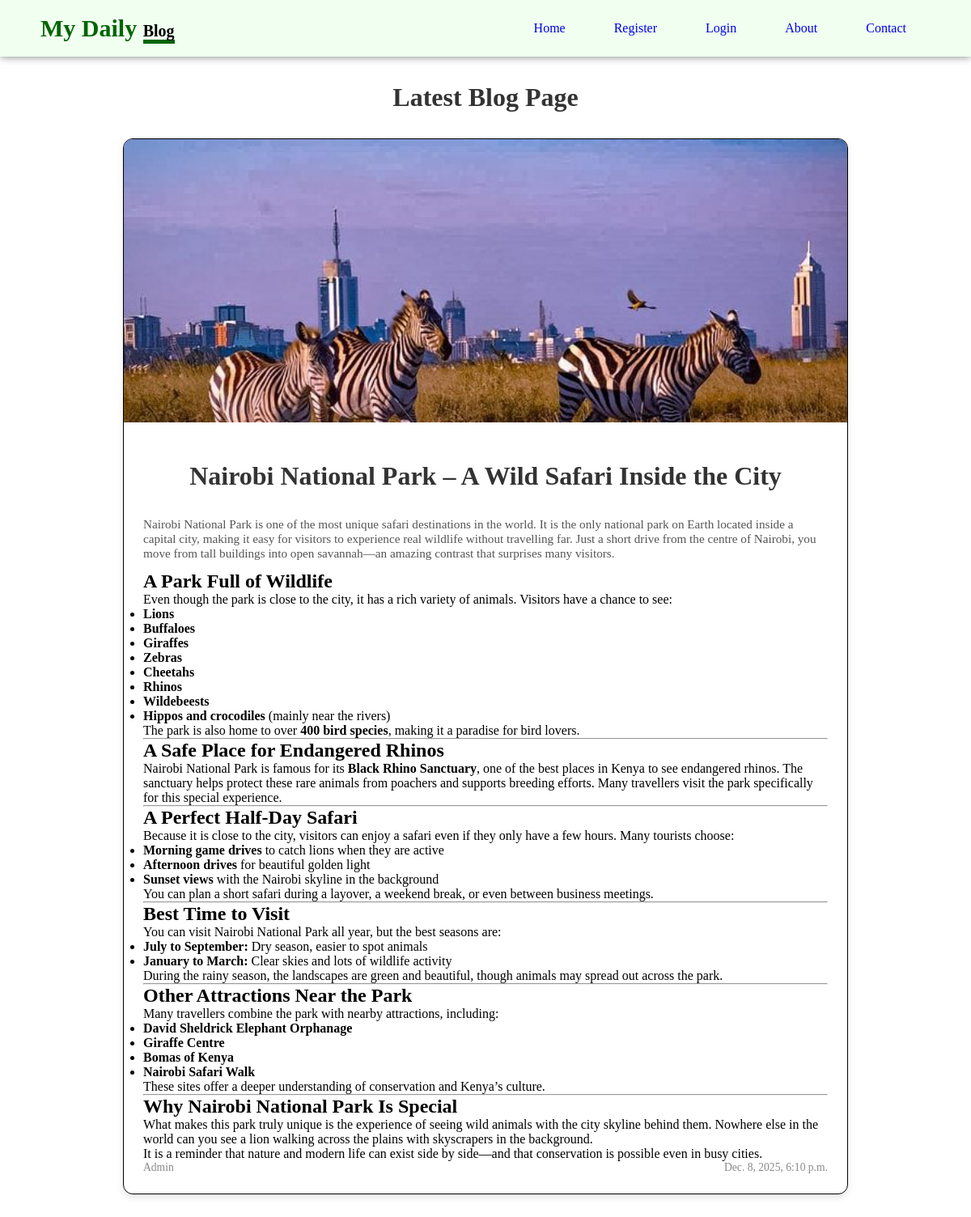
The app's page /blog/blog_page/nairobi-national-park-a-wild-safari-inside-the-city/ with its own data.
### blog/models.py (models this page shows, shortened)
class Blog(models.Model):
    title = models.CharField(max_length=10000)
    introduction = models.TextField()
    body = models.TextField(blank=True, null=True)
    content = CKEditor5Field(config_name='default', blank=True, null=True )
    images = models.ImageField(blank=True, null=True,default='default.jpg')
    writer = models.ForeignKey(User, on_delete=models.CASCADE)
    date = models.DateTimeField(auto_now_add=True)
    slug = models.SlugField(blank=True, null=True)

### blog/views.py (the view)
# urls.py: path('blog_page/<slug:slug>/',views.blog_page, name='page'),
def blog_page(request, slug):
    mypage = Blog.objects.get(slug=slug)
    return render(request, 'blog/blog_page.html',{'mypage':mypage})

### blog/templates/blog/blog_page.html (shortened to what this page needs)
{% extends "layout.html" %}
{% load static %}
{% block content %}
    <div class="grid-blog-main">
        <h1
        class="blog-title">Latest Blog  Page</h1>
        <div class="grid-blog-one">
                <div class="blog-card">
                    {% if mypage.images %}
                    <img src="{{ mypage.images.url }}" alt="{{ mypage.title }}" class="blog-image">
                    {% endif %}
                    <div class="blog-content">
        <h1
        class="blog-title">
        {{ mypage.title }}
            </h1>
                        <p class="blog-intro">{{ mypage.introduction}}</p>
                        <p>{{mypage.content|safe}}</p>
                        <div class="blog-meta">
                            <span class="blog-writer">{{ mypage.writer }}</span>
                            <span class="blog-date">{{ mypage.date }}</span>
                        </div>
                    </div>
                </div>
        </div>
    </div>
{% endblock %}

### static/css/style.css (style rules this page uses)
* { margin: 0; padding: 0; box-sizing: border-box; }
body { min-height: 100vh; }
h1 { margin-top: 20px; }
.grid-blog-main { max-width: 80%; margin: 50px auto; padding: 2rem; }
.blog-title { text-align: center; font-size: 2rem; margin-bottom: 2rem; color: #333; }
.grid-blog-one { display: grid; grid-template-columns: repeat(auto-fit, minmax(300px, 1fr)); gap: 2rem; }
.blog-card { background-color: #fff; border-radius: 12px; box-shadow: 0 4px 8px rgba(0, 0, 0, 0.1); overflow: hidden; transition: box-shadow 0.3s ease; border: 1px solid black; }
.blog-image { width: 100%; height: 350px; object-fit: cover; }
.blog-content { padding: 1.5rem; }
.blog-intro, .blog-body { color: #555; font-size: 0.95rem; margin-bottom: 0.75rem; }
.blog-meta { display: flex; justify-content: space-between; font-size: 0.85rem; color: #888; }

### records on screen
Blog: images (picture), title "Nairobi National Park – A Wild Safari Inside the City", introduction "Nairobi National Park is one of the most unique safari destinations in the world. It is the only national park on Earth located inside a capital city, making it easy for visitors to experience real wildlife without travelling far. Just a short drive from the centre of Nairobi, you move from tall buildings into open savannah—an amazing contrast that surprises many visitors.", content "A Park Full of Wildlife Even though the park is close to the city, it has a rich variety of animals. Visitors have a chance to see: Lions Buffaloes Giraffes Zebras Cheetahs Rhinos Wildebeests Hippos and crocodiles (mainly near the rivers) The park is also home to over 400 bird species , making it a paradise for bird lovers. A Safe Place for Endangered Rhinos Nairobi National Park is famous for its Black Rhino Sanctuary , one of the best places in Kenya to see endangered rhinos. The sanctuary helps protect these rare animals from poachers and supports breeding efforts. Many travellers visit the park specifically for this special experience. A Perfect Half-Day Safari Because it is close to…", writer "Admin", date "Dec. 8, 2025, 6:10 p.m."
